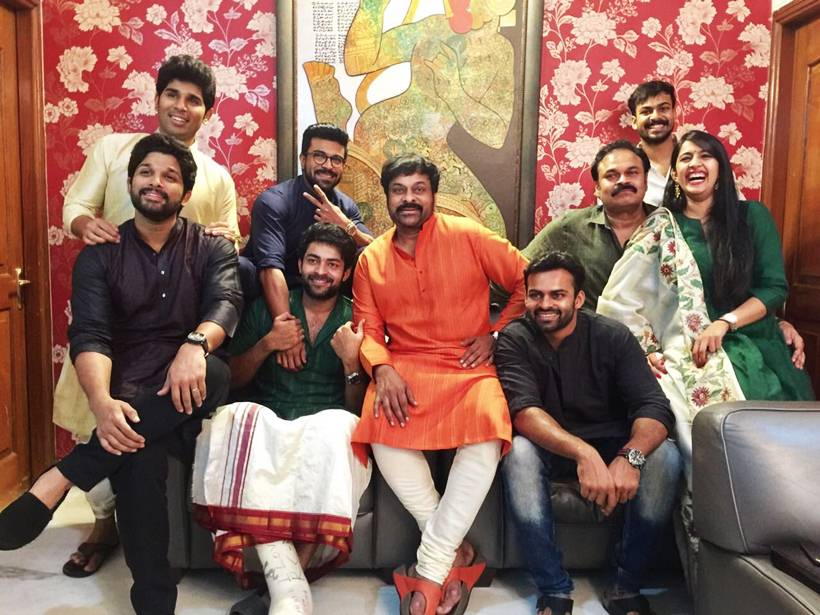
#> input picture image 1.jpg, 820 x 615 px
$ python main.py
#> lines starting #> are read from the running program, lines starting #| are printed output that depends on the picture; after the words box and inside, x2 and y2 are one past the last pixel; in counts of white or black regions, pixels touching at a corner belong together
import cv2

# Load the pre-trained Haar Cascade face detector
face_cascade = cv2.CascadeClassifier(cv2.data.haarcascades + 'haarcascade_frontalface_default.xml')

# Read the image and convert it to grayscale
img = cv2.imread('image 1.jpg')
#> img is the input picture: shape (615, 820, 3); mean B, G, R 91.3, 104.4, 140.5
gray = cv2.cvtColor(img, cv2.COLOR_BGR2GRAY)
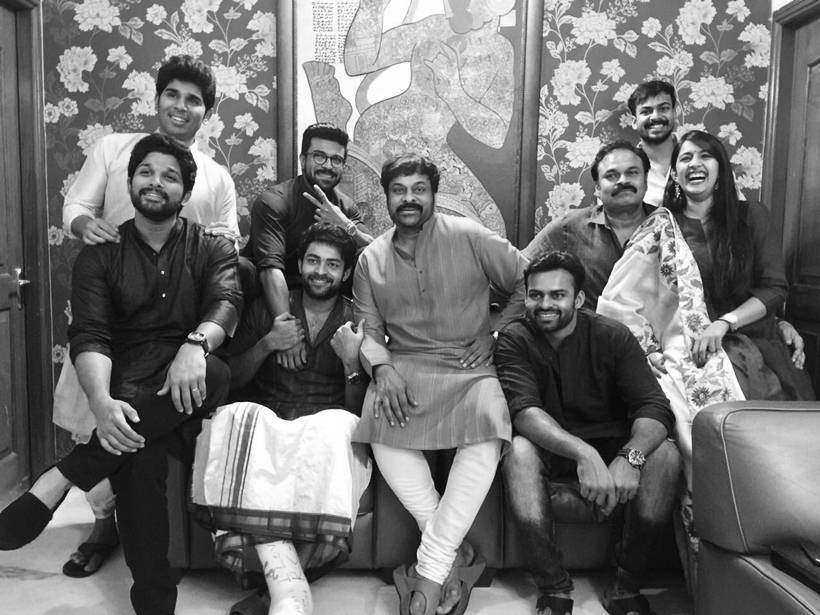
#> gray: shape (615, 820); min 0, max 255, mean 113.7

# Detect faces
faces = face_cascade.detectMultiScale(gray, scaleFactor=1.1, minNeighbors=5)
#> faces = [[633, 91, 48, 48], [668, 135, 56, 56], [299, 136, 55, 55], [381, 167, 58, 58], [125, 149, 63, 63], [293, 240, 56, 56], [518, 272, 60, 60], [595, 151, 57, 57], [151, 73, 62, 62], [456, 76, 65, 65]]

# Draw rectangles around detected faces
for (x, y, w, h) in faces:
    cv2.rectangle(img, (x, y), (x+w, y+h), (255, 0, 0), 2)
#> this loop made 10 passes
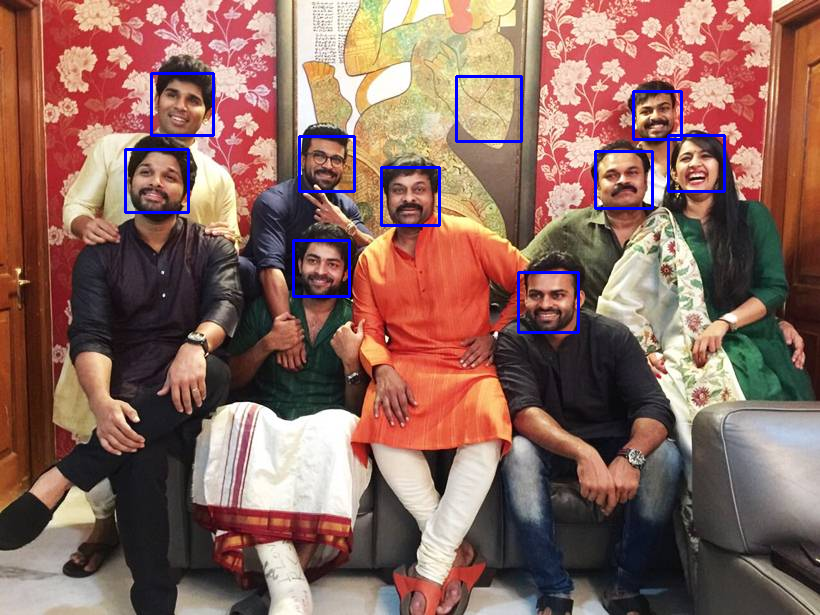
#> img: shape (615, 820, 3); 1.37% of pixels changed, all inside (x1, y1, x2, y2) = (124, 72, 726, 334)

# Show the image
cv2.imshow('Detected Faces', img)
cv2.waitKey(0)
cv2.destroyAllWindows()

$ run again, with image 2.jpg copied over image 1.jpg
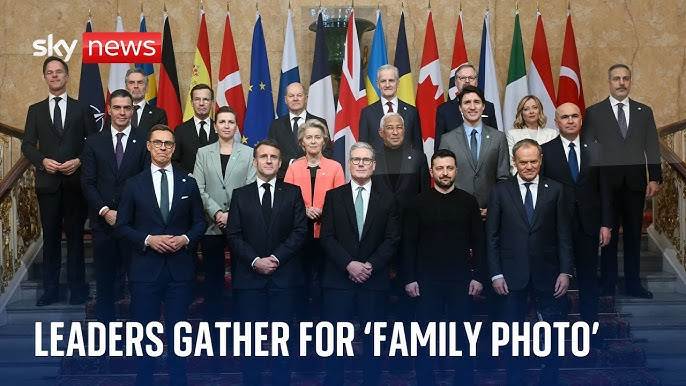
#> input picture image 2.jpg, 686 x 386 px
#> img is the input picture: shape (386, 686, 3); mean B, G, R 79.3, 76.1, 82.6
#> `gray = cv2.cvtColor(img, cv2.COLOR_BGR2GRAY)`:
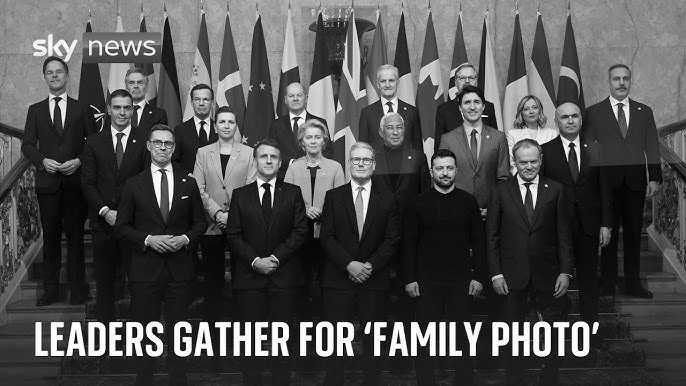
#> gray: shape (386, 686); min 0, max 255, mean 78.4
#> faces = 17 rows, first 6: [42, 61, 27, 27], [374, 69, 29, 29], [607, 68, 27, 27], [123, 72, 26, 26], [282, 84, 28, 28], [188, 89, 26, 26]
#> the loop `for (x, y, w, h) in faces:` made 17 passes
#> after the loop `for (x, y, w, h) in faces:`:
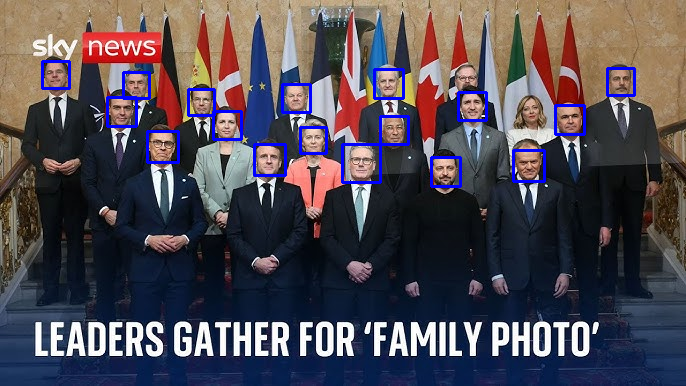
#> img: shape (386, 686, 3); 2.17% of pixels changed, all inside (x1, y1, x2, y2) = (41, 60, 636, 188)
